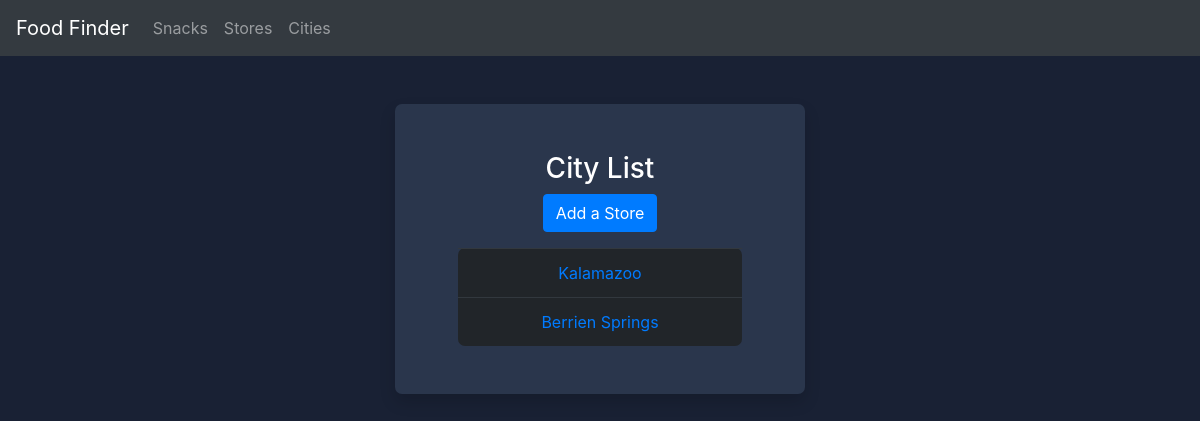
Before: /food/cities/ with the older database file.
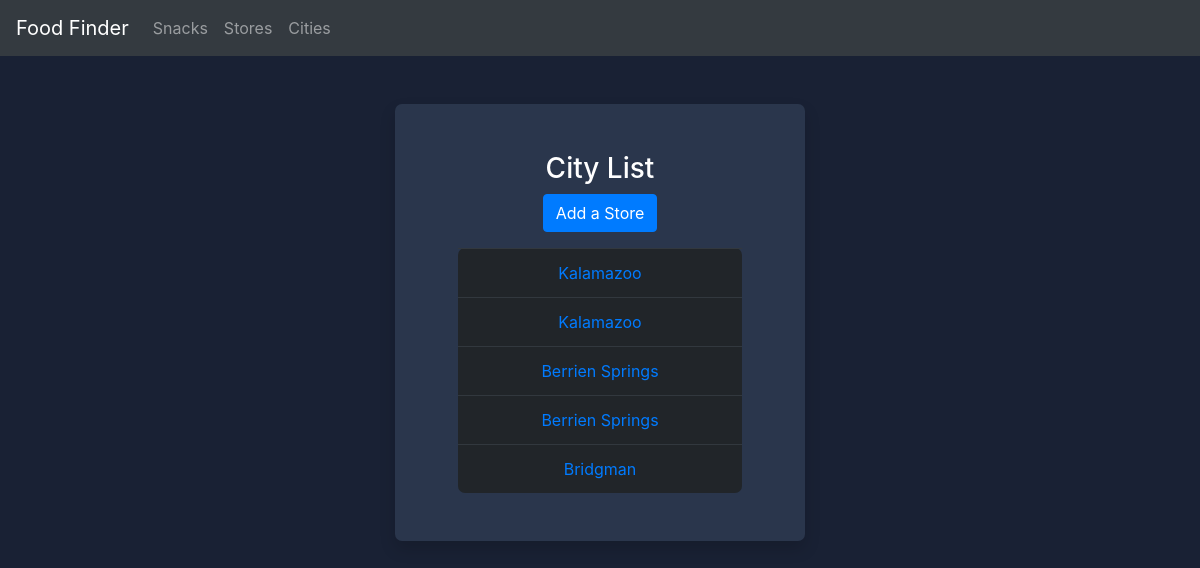
After: the same page with the newer database file.
### food/models.py (models this page shows, shortened)
class Store(models.Model):
    name = models.CharField(max_length=255)
    city = models.CharField(max_length=255)

### food/views.py (the view)
# urls.py: path('cities/', views.cities, name='cities'),
def cities(request):
    stores_list = Store.objects.all()
    city_list = stores_list.values('city').distinct()
    context = {
        'stores_list': stores_list,
        'city_list': city_list,
    }
    return render(request, 'food/cities.html', context)

### food/templates/food/cities.html
{% extends 'food/base.html' %}
{% block content %}
    <div class="row justify-content-center mt-5">
        <div class="col-lg-4 col-md-6 col-10 text-center shadow justify-content-center">
            <div class="m-5">
                <h3 class="mb-2">City List</h3>
                <a class="text-white btn btn-md btn-primary mb-3" href="{% url 'food:create_store' %}">Add a Store</a>
                {% if city_list %}
                    <table class="table table-dark">
                        <tbody>
                        {% for city in city_list %}
                            {% for store in stores_list %}
                                {% if city.city == store.city %}
                                    <tr>
                                        <td><a href="{% url 'food:city_details' store.id %}">{{ city.city }}</a></td>
                                    </tr>
                                {% endif %}
                            {% endfor %}
                        {% endfor %}
                        </tbody>
                    </table>
                {% endif %}
            </div>
        </div>
    </div>
{% endblock %}

Changed rows visible on the page:
added Store: city "Kalamazoo"
added Store: city "Berrien Springs"
added Store: city "Bridgman"
